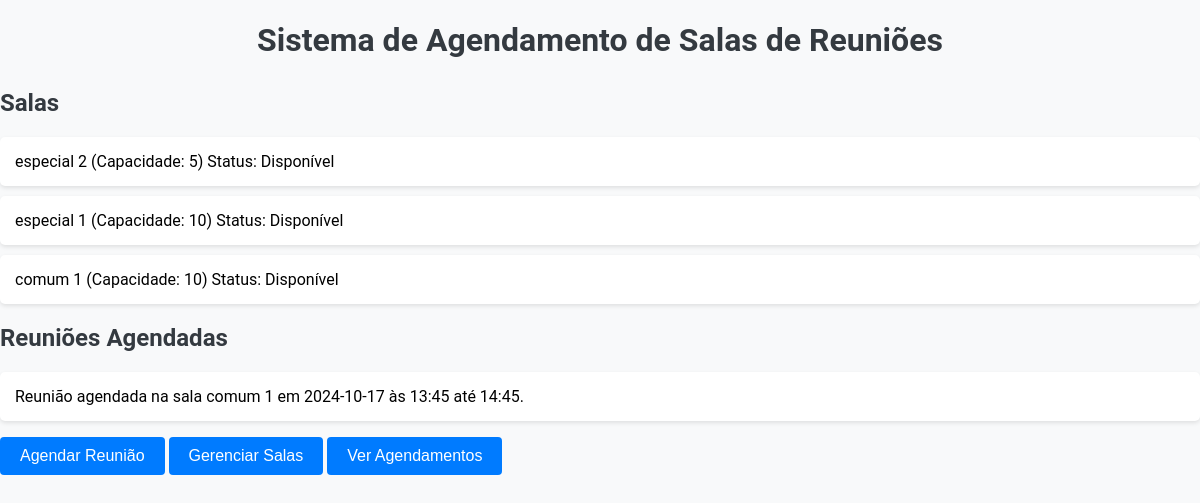
The page / on the database its author committed.
### tables this page shows
CREATE TABLE salas_reuniao (
                        id INTEGER PRIMARY KEY AUTOINCREMENT,
                        nome TEXT NOT NULL,
                        capacidade INTEGER NOT NULL,
                        recursos TEXT,
                        status TEXT
                    );

CREATE TABLE agendamentos (
        id INTEGER PRIMARY KEY AUTOINCREMENT,
        sala_id INT NOT NULL,
        data DATE NOT NULL,
        horario_inicio TIME NOT NULL,
        horario_fim TIME NOT NULL,
        organizador VARCHAR(100) NOT NULL,
        assunto VARCHAR(255) NOT NULL,
        participantes INT NOT NULL,
        FOREIGN KEY (sala_id) REFERENCES salas_reuniao(id)
    );

### index.php (the view, shortened to what this page needs)
<?php
$db = new SQLite3('sistema_agendamento.db');
$query_salas = "SELECT * FROM salas_reuniao";
$resultado_salas = $db->query($query_salas);
if ($resultado_salas && $resultado_salas->fetchArray(SQLITE3_ASSOC)) {
    $salas = [];
    $resultado_salas->reset();
    while ($row = $resultado_salas->fetchArray(SQLITE3_ASSOC)) {
        $salas[] = $row;
    }
} else {
    $mensagem_salas = "Não há salas disponíveis.";
}
$query_reunioes = "SELECT * FROM agendamentos";
$resultado_reunioes = $db->query($query_reunioes);
if ($resultado_reunioes && $resultado_reunioes->fetchArray(SQLITE3_ASSOC)) {
    $reunioes = [];
    $resultado_reunioes->reset();
    while ($row = $resultado_reunioes->fetchArray(SQLITE3_ASSOC)) {
        $reunioes[] = $row;
    }
} else {
    $mensagem_reunioes = "Não há reuniões agendadas.";
}
?>
<!DOCTYPE html>
<html lang="pt-BR">
<head>
    <link rel="stylesheet" href="css/styles.css">
</head>
<body>
<h1>Sistema de Agendamento de Salas de Reuniões</h1>
<h2>Salas</h2>
<?php if (isset($salas) && !empty($salas)): ?>
    <ul>
        <?php foreach ($salas as $sala): ?>
            <li><?php echo $sala['nome']; ?> (Capacidade: <?php echo $sala['capacidade']; ?>) Status: <?php echo $sala['status']; ?></li>
        <?php endforeach; ?>
    </ul>
<?php else: ?>
    <p><?php echo $mensagem_salas; ?></p>
<?php endif; ?>
<h2>Reuniões Agendadas</h2>
<?php if (isset($reunioes) && !empty($reunioes)): ?>
    <ul>
        <?php foreach ($reunioes as $reuniao): ?>
            <li>Reunião agendada na sala <?php echo $sala['nome']; ?> em <?php echo $reuniao['data']; ?> às <?php echo $reuniao['horario_inicio']; ?> até <?php echo $reuniao['horario_fim']; ?>.</li>
        <?php endforeach; ?>
    </ul>
<?php else: ?>
    <p><?php echo $mensagem_reunioes; ?></p>
<?php endif; ?>
<button onclick="location.href='./pages/agendar.php'">Agendar Reunião</button>
<button onclick="location.href='./pages/gerenciar_salas.php'">Gerenciar Salas</button>
<button onclick="location.href='./pages/listar_agendamentos.php'" >Ver Agendamentos</button>
</body>
</html>

### css/styles.css (style rules this page uses)
body { font-family: 'Roboto', sans-serif; background-color: #f8f9fa; margin: 0; padding: 0; }
h1 { color: #343a40; text-align: center; margin-bottom: 30px; }
h2 { color: #343a40; margin-bottom: 20px; }
ul { list-style-type: none; padding: 0; }
li { margin-bottom: 10px; background-color: #fff; padding: 15px; border-radius: 5px; box-shadow: 0 2px 4px rgba(0, 0, 0, 0.1); }
button { background-color: #007bff; color: #fff; border: none; border-radius: 4px; padding: 10px 20px; cursor: pointer; font-size: 16px; transition: background-color 0.3s ease; }

### rows shown on the page
salas_reuniao: nome "especial 2", capacidade "5", status "Disponível"
salas_reuniao: nome "especial 1", capacidade "10", status "Disponível"
salas_reuniao: nome "comum 1", capacidade "10", status "Disponível"
agendamentos: data "2024-10-17", horario_inicio "13:45", horario_fim "14:45"
